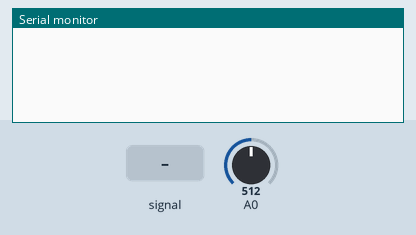
Bench run of a sketch on a simulated ESP8266 (Wemos D1 mini). Shown: the last lines printed to the serial monitor. The test bench sets the inputs (shaded band); at power-on: A0 = 512.

Above: at 1.2 s.
1.3 s: A0 fed a 200 Hz sine of ±81 counts around its level
At 1.39 s:
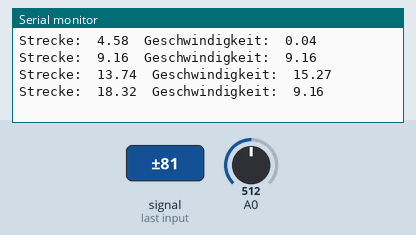
At 11.3 s:
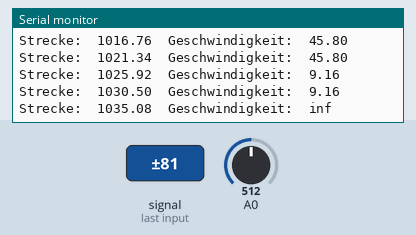
Timing chart, 0 to 12.8 s (numbered marks = the images above; inputs shaded):
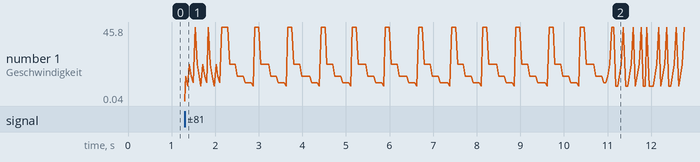

Measured:
- after the input at 1.3 s, the serial monitor: prints a new line at once (image 1)

The sketch:

geschwindigkeitsmesser.ino
```cpp
int wert;
int zaehler;
float zeit1;
float zeit2;
float differenz;
float Kmh;
float ms;
float strecke=0;


void setup() {
  Serial.begin(9600);
  int zaehler = 1;

}
void loop() {
  zeit1=millis();
  wert = analogRead(A0);
  while (wert >= 450) {
    wert = analogRead(A0);
  }
  zaehler++;
  while (wert <= 450) {
    wert = analogRead(A0);
  }
  strecke=strecke+4.58;
  zeit2=millis();
  differenz = zeit2-zeit1;
  //Serial.println(zaehler);
  ms = 0.0458/(differenz/1000);
  Serial.print("Strecke:  "); Serial.print(strecke);Serial.print("  Geschwindigkeit:  ");Serial.println(ms);
}
```
